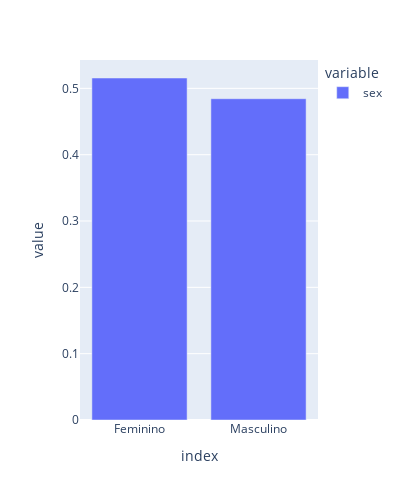

The notebook cell saved with this chart:
### Code cell
fig = px.bar(df_sex)
fig.update_layout(height=500, width = 400)
fig.show()

### Figure 1 — Plotly figure (JSON) as saved in the notebook; plotly's stock layout.template omitted (floating-point values rounded to 4 significant figures)
{"data": [{"alignmentgroup": "True", "hovertemplate": "variable=sex<br>index=%{x}<br>value=%{y}<extra></extra>", "legendgroup": "sex", "marker": {"color": "#636efa"}, "name": "sex", "offsetgroup": "sex", "orientation": "v", "showlegend": true, "textposition": "auto", "type": "bar", "x": ["Feminino", "Masculino"], "xaxis": "x", "y": [0.5156, 0.4844], "yaxis": "y"}], "layout": {"barmode": "relative", "height": 500, "legend": {"title": {"text": "variable"}, "tracegroupgap": 0}, "margin": {"t": 60}, "width": 400, "xaxis": {"anchor": "y", "domain": [0, 1], "title": {"text": "index"}}, "yaxis": {"anchor": "x", "domain": [0, 1], "title": {"text": "value"}}}}
